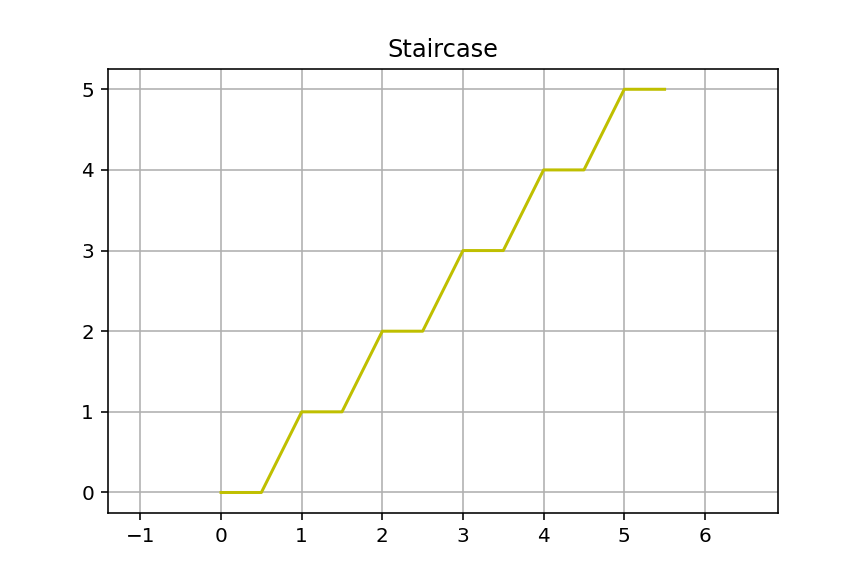

Write the Python code that produced this figure.
import numpy as np
import matplotlib.pyplot as plt


def staircase(N):


    x = np.arange(0, N + 1, 0.5)
    y = x // 1
    



    plt.plot(x, y, marker = '', color = 'y')
    plt.title('Staircase')
    plt.axis('equal')
    plt.grid()
    plt.savefig('dop_task_4.png')

staircase(5)


# a = 10
# np.full(10, a)
# заполняет список десетью а

# 0 0
# 0 1
# 1 1
# 1 2
# 2 2
# 2 3
# 3 3
